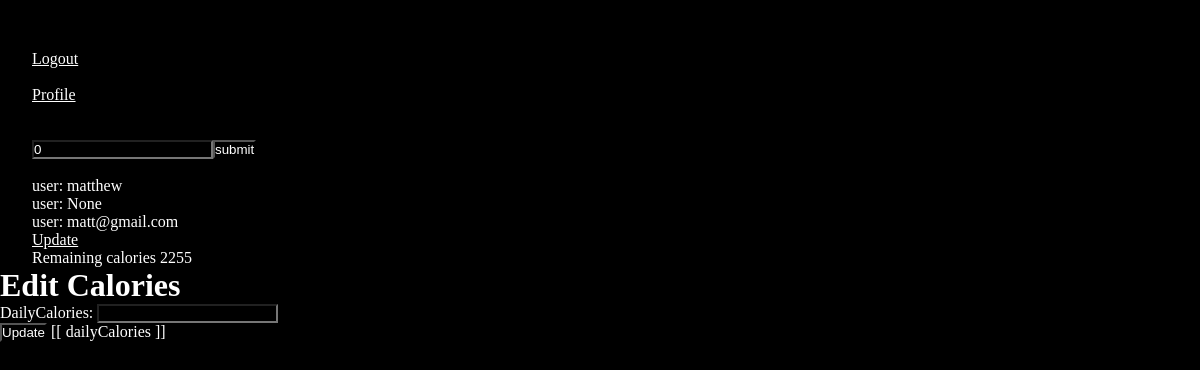
Before: /users/updateProfile/1 (signed in) with the older database file.
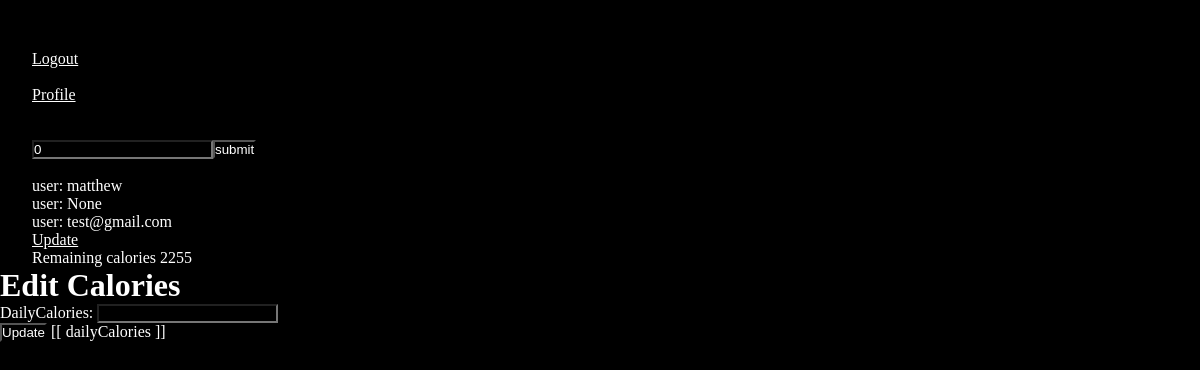
After: the same page with the newer database file.
### users/models.py (models this page shows)
class CustomUser(AbstractUser):
    username = models.CharField(max_length=50, unique=True)
    dailyCalories = models.IntegerField(null=True)
    first_name = models.CharField(max_length=50)
    last_name = models.CharField(max_length=50)
    email = models.EmailField(max_length=254)
    weight = models.IntegerField(null=True)
    height = models.IntegerField(null=True)
    age = models.IntegerField(null=True)
    gender = models.CharField(max_length=10,null=True)
    def __str__(self):
        return self.username

### users/views.py (the view)
# urls.py: path('updateProfile/<int:pk>',views.UpdateCalories.as_view(), name='updateProfile')
class UpdateCalories(UpdateView):
    model = CustomUser
    fields = ['dailyCalories']
    success_url = reverse_lazy('login')
    template_name = 'edit_user.html'

### templates/edit_user.html (shortened to what this page needs)
{% extends "base.html" %}
{% block content %}
<h1>Edit Calories</h1>
<form action="" method="post">
    {{ form.as_p }}
    <input type="submit" value="Update">
    [[ dailyCalories ]]
</form>
{%endblock%}

### templates/base.html (shortened to what this page needs)
{% load static %}
<!DOCTYPE html>
<html lang="en">
<head>
    <link rel="stylesheet" href="{% static 'css/styles.css' %}">
  </head>
  <body>
    <div id="app">
      <div id='log_info'>
        <br />
          {% if user.is_authenticated %}
            <a href="{% url 'logout' %}">Logout</a><br />
            <a href="{% url 'BeeHealthyApp:profile' %}" >Profile</a>
            <br /><br />
            <div>
              <input @keyup.enter="calorieCalculator()" v-model="userCalories" placeholder="calories eaten">
              <button @click="calorieCalculator()" >submit</button>
              <p>user: {{ user }}</p>
              <p>user: {{ user.dailyCalories }}</p>
              <p>user: {{ user.email }}</p>
              <a href="{% url 'users:updateProfile' user.pk %}">Update</a>
              <br />
              <div>Remaining calories   [[ dailyCalories ]]</div>
            </div>
          {% else%}
            <div id='log_info'>
              <a href="{% url 'login' %}">Login</a>
              <a href="{% url 'users:signup' %}">Register</a>
            </div>
          {% endif %}
        </div>
    </div>
    {% block content %}
    {% endblock %}
  </body>
</html>

Changed rows visible on the page:
changed CustomUser "matthew": email "matt@gmail.com" → "test@gmail.com"
